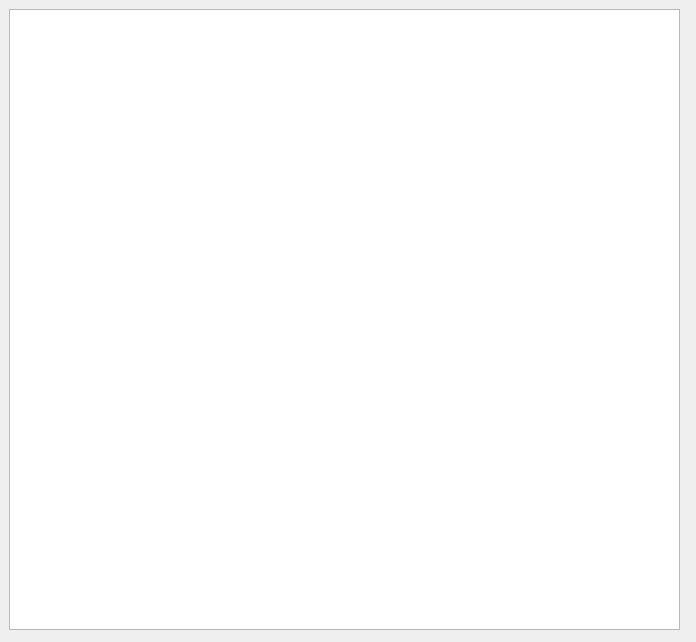
<?xml version="1.0" encoding="UTF-8"?>
<ui version="4.0">
 <class>MainWindow</class>
 <widget class="QMainWindow" name="MainWindow">
  <property name="geometry">
   <rect>
    <x>0</x>
    <y>0</y>
    <width>696</width>
    <height>642</height>
   </rect>
  </property>
  <property name="minimumSize">
   <size>
    <width>696</width>
    <height>642</height>
   </size>
  </property>
  <property name="maximumSize">
   <size>
    <width>696</width>
    <height>642</height>
   </size>
  </property>
  <property name="windowTitle">
   <string>MainWindow</string>
  </property>
  <property name="windowIcon">
   <iconset theme=":/ImPacman/Images/icono.png">
    <normaloff>.</normaloff>.</iconset>
  </property>
  <widget class="QWidget" name="centralwidget">
   <widget class="QGraphicsView" name="Zona">
    <property name="geometry">
     <rect>
      <x>9</x>
      <y>9</y>
      <width>671</width>
      <height>621</height>
     </rect>
    </property>
   </widget>
  </widget>
 </widget>
 <resources/>
 <connections/>
</ui>
